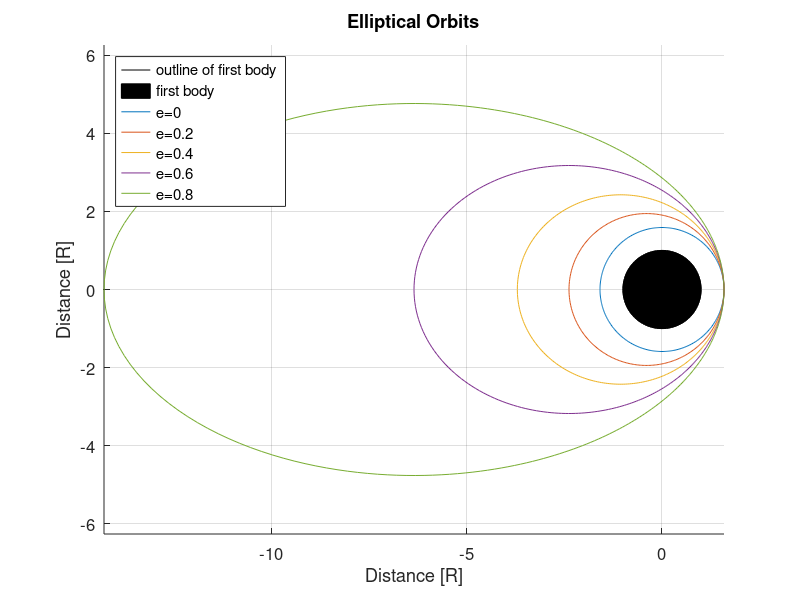
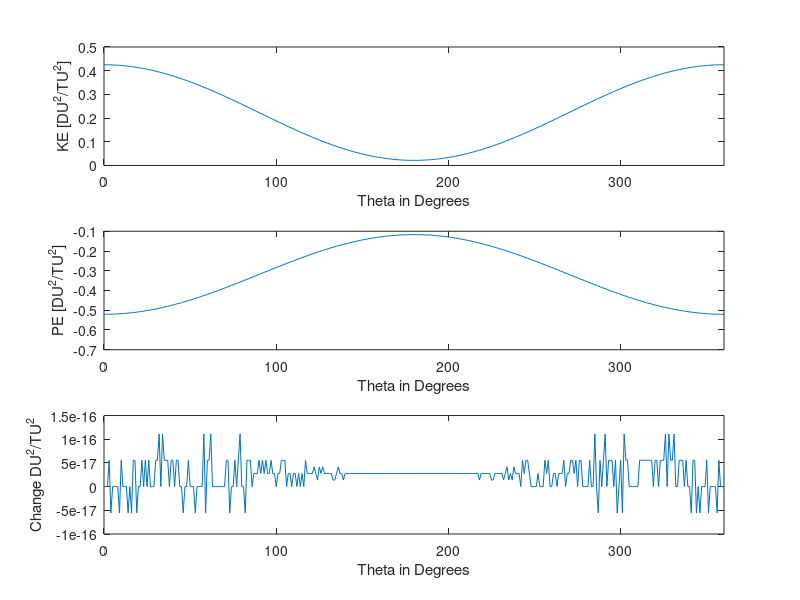

MATLAB code for these plots, in order:
%% Problem 4

% plot e=0,0.2,0.4,0.6,0.8 ; r_pari=10,000 km
r_p=10000;

hold on
    title('Elliptical Orbits')
    set(gca,'fontsize',12)
    xlabel('Distance [R]')
    ylabel('Distance [R]')
    grid on
    axis equal
%Graphing the first body    
    theta=linspace(0,2*pi, 100);
    x_cir = cos(theta);
    y_cir = sin(theta);
    plot(x_cir, y_cir, 'black');
    fill(x_cir,y_cir, 'black')

    for e=0:.2:0.8
        theta=linspace(0,360,361);
        radius=(r_p.*(1+e))./(1+e.*cos(theta.*pi./180));
        lin_radius=radius./6300;                          %radius of earth to linearize...
        x=lin_radius.*cos(theta.*pi./180);
        y=lin_radius.*sin(theta.*pi./180);
        plot(x,y)
    end
legend('outline of first body','first body','e=0','e=0.2','e=0.4','e=0.6','e=0.8', 'Location','northwest')




%% Problem 6 

r=[-1.2;1.5;0]; %DU
v=[0;0;0.922];  %DU/TU
mu=1; %DU ^3 /TU^2

h= cross(r,v)
    disp('            Units [DU^2/TU]')
sp_energy = ((norm(v)^2)./2)-(mu/norm(r))
    disp('            Units [DU^2/TU^2]')
e_vect = ((cross(v,h))/mu)-(r./norm(r)) 
cos_ang = [((norm(h)).^2)/(norm(r)*mu)-1]/norm(e_vect);
    theta = acos(cos_ang); 
        fprintf('Theta in rad= %d \n',real(theta)); %unclude real to not have wonky values
    if dot(r,v)<0 %quadrant check
        real_ang = (2*pi)-theta
            fprintf('Theta in rad= %d \n',real(real_ang));
    end

e= norm(e_vect)
a=[norm(r)*(1+e*cos(theta))]/((1-e)*(1+e))
        if dot(r,v)<0 %quadrant check
           a=[norm(r)*(1+e*cos(real_ang))]/((1-e)*(1+e))
        end
   disp('            Units [DU]')
rp=a*(1-e)
    disp('            Units [DU]')
ra=a*(1+e)
    disp('            Units [DU]')

%% PROBLEM 7

thet=linspace(0,360,361);
r_new=(a*(1-e)*(1+e))./(1+e*cos(thet*pi/180));  %Orbit equation
v_new= sqrt((mu.*((2./r_new)-(1/a))));          %Vis Viva manipulation Lecture 8, slide 16
    KE=(v_new.*v_new)./2;
    PE= -(mu./r_new);
    change= KE(1)+PE(1);        %positive change since PE is negative
    dt_total=(KE+PE)-change;    %positive change since PE is negative

figure
title('Plotting Energy')
subplot(3,1,1);
    plot(thet, KE)
    xlim([0 360])
    xlabel('Theta in Degrees')
    ylabel('KE [DU^2/TU^2]')
    set(gca,'fontsize',10)
subplot(3,1,2);
    plot(thet, PE)
    xlim([0 360])
    xlabel('Theta in Degrees')
    ylabel('PE [DU^2/TU^2]')
    set(gca,'fontsize',10)
subplot(3,1,3);
    plot(thet, dt_total)
    xlim([0 360])
    xlabel('Theta in Degrees')
    ylabel('Change DU^2/TU^2')
    set(gca,'fontsize',10)